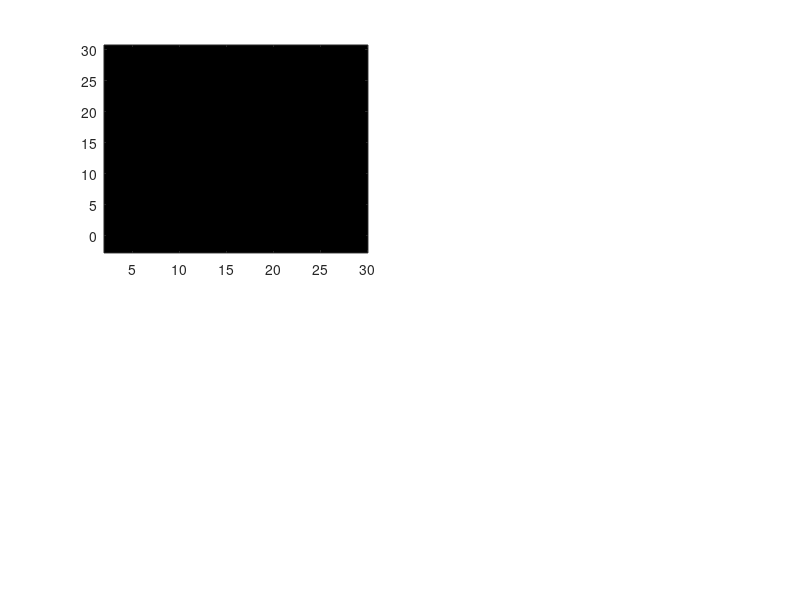

Reproduce this figure in MATLAB. (Note: this script raises an error after producing the figure.)
function plot_expB_slope_load_heatmap()
% 实验B/Ch5预备 — 每个策略一张"负载 × 坡度 → 存活率"热力图。
% 读 exported/ 下 *_load2-30_flat_slope*.mat(--load_hold --slope_deg 的 2D 扫描)。
% 存活率 = t>1.5s 内 |pitch|<25° & |roll|<25° 的时间占比，按负载分箱、跨同箱 env 取均值。

here = fileparts(mfilename('fullpath'));
ED = fullfile(here, '..', '..', 'logs', 'wheelfoot_flat', 'WF_TRON1A', 'exported');
variants = {'Model-guided', 'Source-guided', 'Estimate-guided', 'RL-only'};
loadEdges = [2 6 10 14 18 22 26 30];                 % 负载分箱边
loadCtr = (loadEdges(1:end-1) + loadEdges(2:end)) / 2;
slopes = [0 8 16 20 24 28];

% 收集每个 (variant, slope) 文件的 per-env (load, survival)，取最新。
% 仅取行走斜坡存活，排除 static/estop/corrupt 消融文件。
files = dir(fullfile(ED, 'play_data_*walk_vx0.5*_load2-30_flat_slope*.mat'));
data = containers.Map();                              % key "vi_slope" -> [load; surv]
mtime = containers.Map();
for k = 1:numel(files)
    fn = files(k).name; fp = fullfile(files(k).folder, fn);
    if contains(fn, 'estop') || contains(fn, 'static') || contains(fn, '_corr'); continue; end
    sl = regexp(fn, 'slope([0-9.]+)', 'tokens', 'once'); if isempty(sl); continue; end
    sl = str2double(sl{1});
    S = load(fp); if ~isfield(S, 'meta'); continue; end
    vi = find(strcmp(variants, variant_name(S.meta)), 1); if isempty(vi); continue; end
    key = sprintf('%d_%g', vi, sl);
    if isKey(mtime, key) && mtime(key) >= files(k).datenum; continue; end
    [ld, sv] = env_survival(S);
    data(key) = [ld(:)'; sv(:)']; mtime(key) = files(k).datenum;
end

fig = figure('Color', 'w', 'Position', [40 40 1100 760], 'Name', 'Exp B 负载×坡度 存活率');
for vi = 1:4
    M = nan(numel(slopes), numel(loadCtr));
    for si = 1:numel(slopes)
        key = sprintf('%d_%g', vi, slopes(si));
        if ~isKey(data, key); continue; end
        d = data(key); ld = d(1, :); sv = d(2, :);
        for bi = 1:numel(loadCtr)
            sel = ld >= loadEdges(bi) & ld < loadEdges(bi+1);
            if any(sel); M(si, bi) = mean(sv(sel), 'omitnan'); end
        end
    end
    ax = subplot(2, 2, vi);
    imagesc(ax, loadCtr, slopes, M, [0 1]); set(ax, 'YDir', 'normal'); colormap(ax, parula);
    xlabel(ax, '负载 [kg]'); ylabel(ax, '坡度 [°]'); title(ax, variants{vi}, 'FontWeight', 'bold');
    colorbar(ax);
    % 叠数字
    for si = 1:numel(slopes)
        for bi = 1:numel(loadCtr)
            if ~isnan(M(si, bi))
                text(ax, loadCtr(bi), slopes(si), sprintf('%.2f', M(si, bi)), ...
                    'HorizontalAlignment', 'center', 'FontSize', 7, ...
                    'Color', (M(si, bi) < 0.5) * [1 1 1]);
            end
        end
    end
end
sgtitle('负载 × 坡度 → 存活率(t>1.5s 直立占比)。颜色越暖越稳；RL-only 在坡上大负载明显塌', 'FontWeight', 'bold');
try
    exportgraphics(fig, fullfile(ED, 'expB_slope_load_heatmap.pdf'), 'ContentType', 'vector');
    exportgraphics(fig, fullfile(ED, 'expB_slope_load_heatmap.png'), 'Resolution', 150);
catch; saveas(fig, fullfile(ED, 'expB_slope_load_heatmap.png')); end
fprintf('[expB] saved heatmap to %s\n', ED);
end

% ------------------------------------------------------------------
function [ld, sv] = env_survival(S)
enc = orient(S.base_pitch_all) * 180 / pi; roll = orient(S.base_roll_all) * 180 / pi;
ref = orient(S.payload_mass_ref_all);
dt = 0.02; if isfield(S, 'dt') && ~isempty(S.dt); dt = double(S.dt(1)); end
[T, N] = size(enc); t = (0:T-1)' * dt; after = t > 1.5;
up = (abs(enc) < 25) & (abs(roll) < 25);
ld = zeros(1, N); sv = zeros(1, N);
for j = 1:N
    on = ref(:, j) > 0.3;
    ld(j) = median(ref(on, j), 'omitnan'); if isnan(ld(j)); ld(j) = 0; end
    sv(j) = mean(up(after, j), 'omitnan');
end
end

function A = orient(A)
A = double(A); if size(A, 1) < size(A, 2); A = A.'; end
end

function vn = variant_name(meta)
gf = @(f, d) ternary(isfield(meta, f) && ~isempty(meta.(f)), @() meta.(f), d);
qs = logical(gf('use_qs_in_obs', true));
re = logical(gf('use_load_residual_estimation', false));
tq = logical(gf('use_torques_in_obs', true));
if qs && re; vn = 'Model-guided';
elseif qs && ~re; vn = 'Estimate-guided';
elseif ~qs && ~re && tq; vn = 'Source-guided';
else; vn = 'RL-only'; end
end

function r = ternary(c, a, b)
if c; r = a(); else; r = b; end
end
